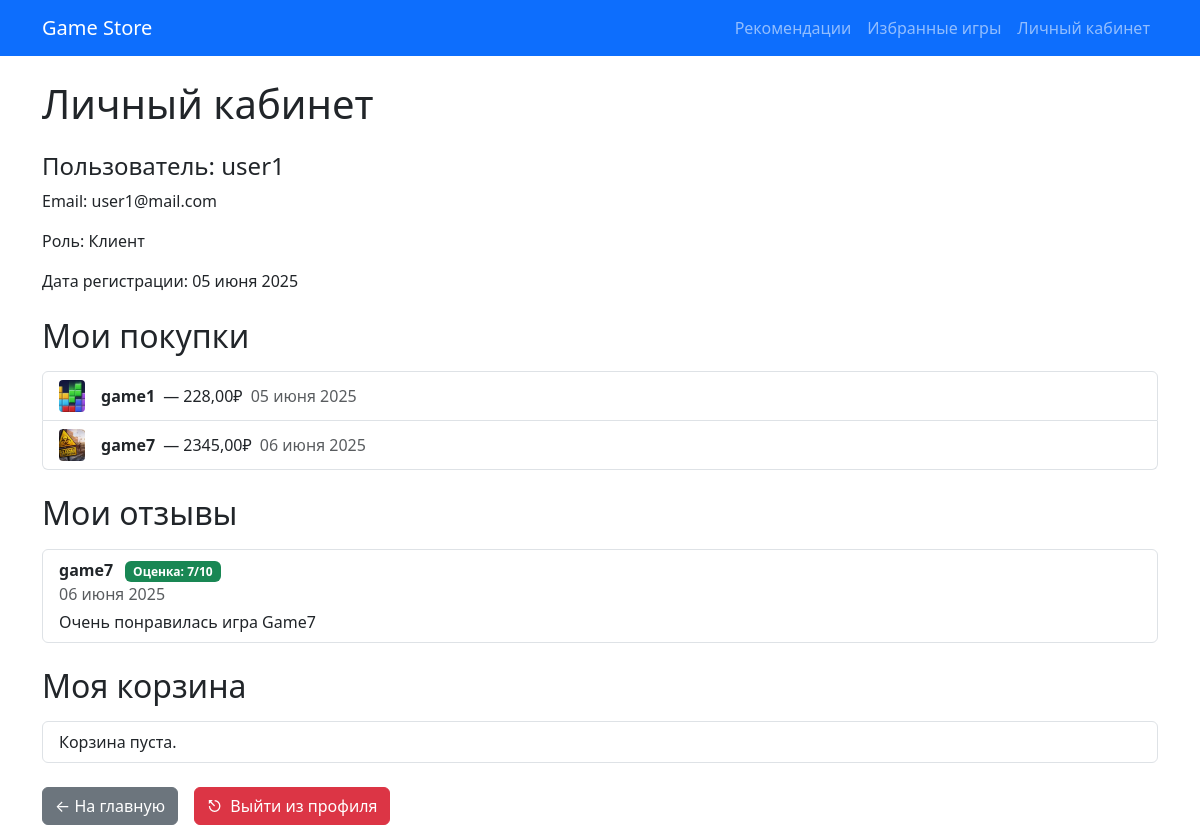
The app's page /profile/ (signed in), older data.
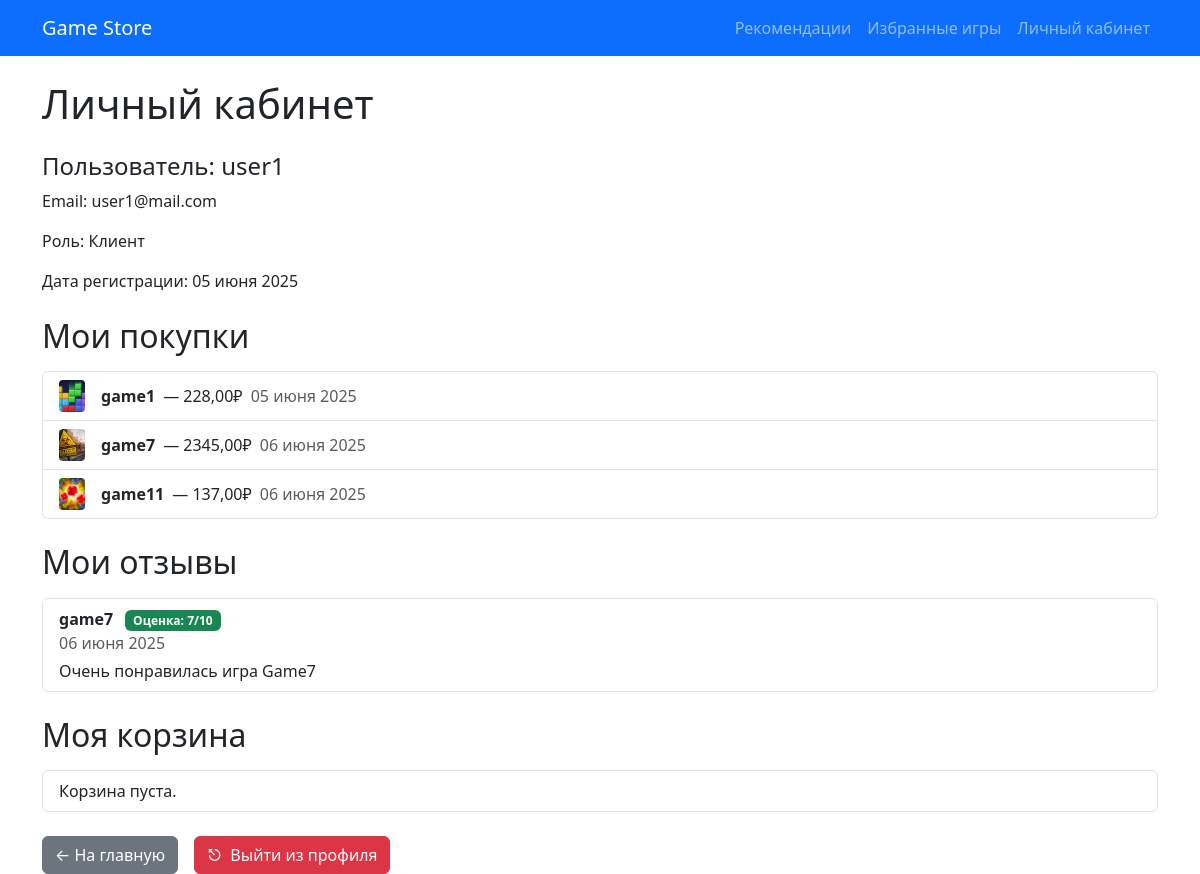
The same page, newer data.
### store/models.py (models this page shows, shortened)
class Purchase(models.Model):
    user = models.ForeignKey(User, on_delete=models.CASCADE, verbose_name="Покупатель")
    game = models.ForeignKey(Game, on_delete=models.CASCADE, verbose_name="Игра")
    price = models.DecimalField("Цена покупки", max_digits=8, decimal_places=2)
    purchase_date = models.DateTimeField("Дата покупки", auto_now_add=True)
    class Meta:
        verbose_name = "Покупка"
        verbose_name_plural = "Покупки"

class Game(models.Model):
    title = models.CharField("Название игры", max_length=100)
    description = models.TextField("Описание")
    price = models.DecimalField("Цена", max_digits=8, decimal_places=2)
    release_date = models.DateField("Дата выхода")
    developer = models.ForeignKey(Developer, on_delete=models.CASCADE, verbose_name="Разработчик")
    genre = models.ForeignKey(Genre, on_delete=models.SET_NULL, null=True, verbose_name="Жанр")
    cover_image = models.ImageField("Обложка", upload_to='game_covers/', blank=True)
    class Meta:
        verbose_name = "Игра"
        verbose_name_plural = "Игры"

class Review(models.Model):
    user = models.ForeignKey(User, on_delete=models.CASCADE, verbose_name="Автор")
    game = models.ForeignKey(Game, on_delete=models.CASCADE, verbose_name="Игра")
    rating = models.PositiveSmallIntegerField("Оценка", choices=[(i, i) for i in range(1, 11)])
    text = models.TextField("Текст отзыва")
    created_at = models.DateTimeField("Дата отзыва", auto_now_add=True)
    class Meta:
        verbose_name = "Отзыв"
        verbose_name_plural = "Отзывы"

### store/views.py (the view)
# urls.py: path('profile/', profile_view, name='profile'),
@login_required
def profile_view(request):
    user = request.user
    purchases = Purchase.objects.filter(user=user)
    reviews = Review.objects.filter(user=user)
    return render(request, 'profile.html', {
        'purchases': purchases,
        'reviews': reviews,
        'user': user,
    })

### templates/profile.html (shortened to what this page needs)
<!DOCTYPE html>
<html lang="ru">
<head>
    <link href="https://cdn.jsdelivr.net/npm/bootstrap@5.3.3/dist/css/bootstrap.min.css" rel="stylesheet">
</head>
<body>
{% include 'navbar.html' %}
<div class="container mt-4">
    <h1 class="mb-4">Личный кабинет</h1>
    <div class="mb-4">
        <h4>Пользователь: {{ user.username }}</h4>
        <p>Email: {{ user.email }}</p>
        <p>Роль: {{ user.get_role_display }}</p>
        <p>Дата регистрации: {{ user.created_at|date:"d E Y" }}</p>
    </div>
    <h2 class="mb-3">Мои покупки</h2>
    <ul class="list-group mb-4">
        {% for purchase in purchases %}
            <li class="list-group-item d-flex align-items-center">
                {% if purchase.game.cover_image %}
                    <img src="{{ purchase.game.cover_image.url }}" alt="cover" class="me-3" style="height:32px; width:26px; object-fit:cover; border-radius:4px;">
                {% else %}
                    <img src="https://via.placeholder.com/26x32?text=No+Image" alt="no cover" class="me-3" style="height:32px; width:26px; object-fit:cover; border-radius:4px;">
                {% endif %}
                <strong>{{ purchase.game.title }}</strong>
                <span class="ms-2">— {{ purchase.price }}₽</span>
                <span class="text-muted ms-2">{{ purchase.purchase_date|date:"d E Y" }}</span>
            </li>
        {% empty %}
            <li class="list-group-item">Нет совершённых покупок.</li>
        {% endfor %}
    </ul>
    <h2 class="mb-3">Мои отзывы</h2>
    <ul class="list-group mb-4">
        {% for review in reviews %}
            <li class="list-group-item">
                <strong>{{ review.game.title }}</strong>
                <span class="badge bg-success ms-2">Оценка: {{ review.rating }}/10</span><br>
                <span class="text-muted">{{ review.created_at|date:"d E Y" }}</span>
                <div class="mt-1">{{ review.text }}</div>
            </li>
        {% empty %}
            <li class="list-group-item">Вы ещё не оставляли отзывов.</li>
        {% endfor %}
    </ul>
    <h2 class="mb-3">Моя корзина</h2>
    <ul class="list-group mb-4">
        {% for game in user.cart_games.all %}
            <li class="list-group-item d-flex align-items-center">
                {% if game.cover_image %}
                    <img src="{{ game.cover_image.url }}" alt="cover" class="me-3" style="height:32px; width:26px; object-fit:cover; border-radius:4px;">
                {% else %}
                    <img src="https://via.placeholder.com/26x32?text=No+Image" alt="no cover" class="me-3" style="height:32px; width:26px; object-fit:cover; border-radius:4px;">
                {% endif %}
                <strong>{{ game.title }}</strong>
                <span class="ms-2 text-muted">{{ game.genre.name }}</span>
                <span class="ms-2">{{ game.price }}₽</span>
                <form action="{% url 'remove_from_cart' game.id %}" method="post" style="display:inline;" class="ms-auto">
                    {% csrf_token %}
                    <button type="submit" class="btn btn-danger btn-sm">Удалить</button>
                </form>
            </li>
        {% empty %}
            <li class="list-group-item">Корзина пуста.</li>
        {% endfor %}
    </ul>
    <div class="d-flex gap-3">
        <a href="/" class="btn btn-secondary">← На главную</a>
        <form action="{% url 'logout' %}" method="post" style="display: inline;">
            <button type="submit" class="btn btn-danger">
                <span class="me-2">⎋</span>Выйти из профиля
            </button>
        </form>
    </div>
</div>
</body>
</html>

Row changes from the older to the newer data that the page shows:
added Purchase: game.cover_image (picture), game "game11", price "137,00", purchase_date "06 июня 2025"
